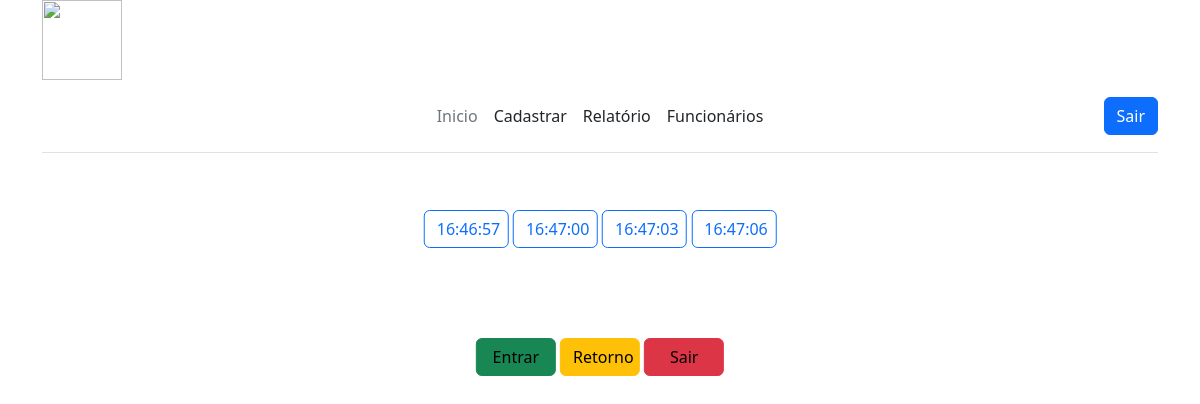
The page /painel.php (signed in) on the database its author committed.
### tables this page shows
CREATE TABLE `funcionario_ponto` (
  `fup_codigo` int(11) NOT NULL,
  `fup_fk_fun_codigo` int(11) NOT NULL,
  `fup_data_entrada` time DEFAULT NULL,
  `fup_data_saida` time DEFAULT NULL,
  `fup_data` date DEFAULT NULL,
  `fup_hora_pausa` time DEFAULT NULL,
  `fup_hora_retorno` time DEFAULT NULL
);

### painel.php (the view, shortened to what this page needs)
<?php
  include('conexao.php');
  $fup_fk_fun_codigo = $_SESSION['fun_codigo'];
  $data_hoje = date("Y/m/d");
  $sql_code = "SELECT * FROM funcionario_ponto WHERE fup_fk_fun_codigo = '$fup_fk_fun_codigo' AND fup_data = '$data_hoje' ";
  $sql_query = $mysqli->query($sql_code) or die("Falha na execução do código SQL: " . $mysqli->error);
  $ponto_func = $sql_query->fetch_assoc();
  (isset($ponto_func['fup_data_entrada'])) ? $entrada = $ponto_func['fup_data_entrada'] : $entrada = 'Entrada';
  (isset($ponto_func['fup_hora_pausa'])) ? $pausa = $ponto_func['fup_hora_pausa'] : $pausa = 'Pausa';
  (isset($ponto_func['fup_hora_pausa'])) ? $almoco = 'Retorno' : $almoco = 'Pausa';
  (isset($ponto_func['fup_hora_retorno'])) ? $retorno = $ponto_func['fup_hora_retorno'] : $retorno = 'Retorno';
  (isset($ponto_func['fup_data_saida'])) ? $saida = $ponto_func['fup_data_saida'] : $saida = 'Saida';
?>
<!doctype html>
<html lang="en">
  <head>
    <link href="https://cdn.jsdelivr.net/npm/bootstrap@5.0.2/dist/css/bootstrap.min.css" rel="stylesheet">
<link href="../assets/dist/css/bootstrap.min.css" rel="stylesheet">
    <link href="headers.css" rel="stylesheet">
  </head>
  <body>
<main>
  <div class="container">
    <img ID="imagem" src="assets/img/aquicob.png" width="80" height="80">
      <header class="d-flex flex-wrap align-items-center justify-content-center justify-content-md-between py-3 mb-4 border-bottom">
        <a href="/" class="d-flex align-items-center col-md-3 mb-2 mb-md-0 text-dark text-decoration-none">
          <svg class="bi me-2" width="40" height="32" role="img" aria-label="Bootstrap"><use xlink:href="#bootstrap"/></svg>
        </a>
        <ul class="nav col-12 col-md-auto mb-2 justify-content-center mb-md-0">
          <li><a href="painel.php" class="nav-link px-2 link-secondary">Inicio</a></li>
          <li><a href="cadastro.php" class="nav-link px-2 link-dark">Cadastrar</a></li>
          <li><a href="#" class="nav-link px-2 link-dark">Relatório</a></li>
          <li><a href="funcionarios.php" class="nav-link px-2 link-dark">Funcionários</a></li>
        </ul>
        <div class="col-md-3 text-end">
          <a href="index.php">
            <button type="button" class="btn btn-primary">Sair</button>
          </a>
        </div>
      </header>
  </div>
  <div class="cont" style="height:80px">
    <div class="center">
      <br>
      <label class="btn btn-outline-primary" for="btn-check-outlined" style="pointer-events: none"><?php echo $entrada; ?> </label>
      <label class="btn btn-outline-primary" for="btn-check-outlined" style="pointer-events: none"><?php echo $pausa; ?> </label>
      <label class="btn btn-outline-primary" for="btn-check-outlined" style="pointer-events: none"><?php echo $retorno; ?> </label>
      <label class="btn btn-outline-primary" for="btn-check-outlined" style="pointer-events: none"><?php echo $saida; ?> </label>
    </div>
  </div>
  <form action="" method="POST">
    <div class="cont">
      <div class="center">
          <button type="submit" class="btn btn-success" style="width:80px; color:black;" name="entrar">Entrar</button>
          <button type="submit" class="btn btn-warning" style="width:80px" name="almoco"> <?php echo $almoco;?> </button>
          <button type="submit" class="btn btn-danger" style="width:80px; color:black;" name="sair">Sair</button>
        </div>
      </div>
    </form>
</main>
  </body>
</html>

### headers.css (style rules this page uses)
.bi { vertical-align: -.125em; fill: currentColor; }

### painel.php (style rules this page uses)
.cont { height: 200px; position: relative; }
.center { margin: 0; position: absolute; top: 50%; left: 50%; -ms-transform: translate(-50%, -50%); transform: translate(-50%, -50%); }
.btn-outline-primary { width: 85px; height: 38px; }

### rows shown on the page
funcionario_ponto: fup_data_entrada "16:46:57", fup_hora_pausa "16:47:00", fup_hora_retorno "16:47:03", fup_data_saida "16:47:06"

### other values the page prints
$almoco "Retorno"
